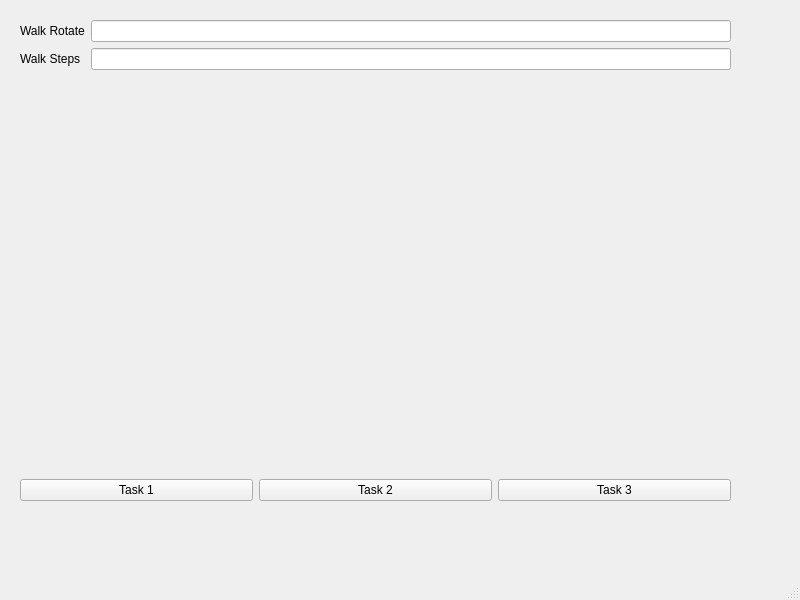
<?xml version="1.0" encoding="UTF-8"?>
<ui version="4.0">
 <class>MainWindow</class>
 <widget class="QMainWindow" name="MainWindow">
  <property name="geometry">
   <rect>
    <x>0</x>
    <y>0</y>
    <width>800</width>
    <height>600</height>
   </rect>
  </property>
  <property name="windowTitle">
   <string>MainWindow</string>
  </property>
  <widget class="QWidget" name="centralwidget">
   <widget class="QWidget" name="verticalLayoutWidget">
    <property name="geometry">
     <rect>
      <x>20</x>
      <y>20</y>
      <width>711</width>
      <height>481</height>
     </rect>
    </property>
    <layout class="QVBoxLayout" name="verticalLayout">
     <item>
      <layout class="QFormLayout" name="formLayout">
       <property name="fieldGrowthPolicy">
        <enum>QFormLayout::AllNonFixedFieldsGrow</enum>
       </property>
       <item row="0" column="0">
        <widget class="QLabel" name="walkRotateLabel">
         <property name="text">
          <string>Walk Rotate</string>
         </property>
        </widget>
       </item>
       <item row="0" column="1">
        <widget class="QLineEdit" name="walkRotateLineEdit"/>
       </item>
       <item row="1" column="0">
        <widget class="QLabel" name="walkStepsLabel_2">
         <property name="text">
          <string>Walk Steps</string>
         </property>
        </widget>
       </item>
       <item row="1" column="1">
        <widget class="QLineEdit" name="walkStepsLineEdit2"/>
       </item>
      </layout>
     </item>
     <item>
      <layout class="QHBoxLayout" name="horizontalLayout_2">
       <item>
        <widget class="QPushButton" name="task1">
         <property name="text">
          <string>Task 1</string>
         </property>
        </widget>
       </item>
       <item>
        <widget class="QPushButton" name="task2">
         <property name="text">
          <string>Task 2</string>
         </property>
        </widget>
       </item>
       <item>
        <widget class="QPushButton" name="task3">
         <property name="text">
          <string>Task 3</string>
         </property>
        </widget>
       </item>
      </layout>
     </item>
    </layout>
   </widget>
  </widget>
  <widget class="QMenuBar" name="menubar">
   <property name="geometry">
    <rect>
     <x>0</x>
     <y>0</y>
     <width>800</width>
     <height>25</height>
    </rect>
   </property>
  </widget>
  <widget class="QStatusBar" name="statusbar"/>
 </widget>
 <resources/>
 <connections/>
</ui>
